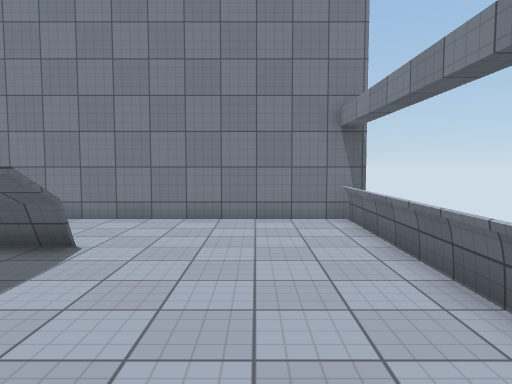
View 1 (above)

16 first-person views from a walk through a 3-D level made in the Unity game engine. The camera is 1.5 m above the floor, tilts 4° down and sees 70° across. The floor is counted in squares, 1 m on a side. Each view is taken from the middle of a square. On the plan, view 1 faces up. The plan holds only what a view shows up to about 16 squares ahead; the rest is blank. The place goes on beyond the plan. Some animated figures are left out. Surface patterns are stand-ins for the level's own textures.

View 2
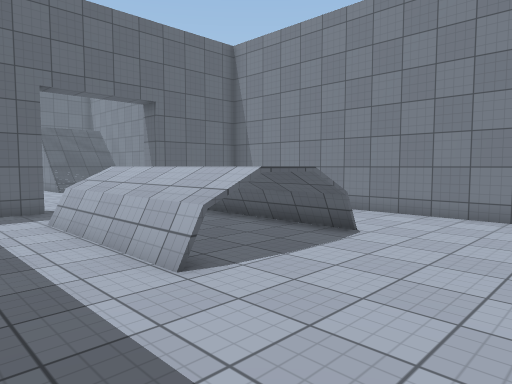

View 3
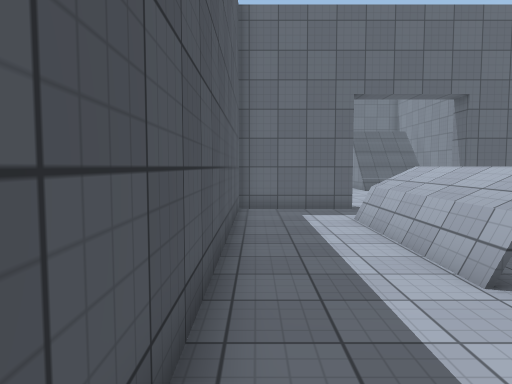

View 4
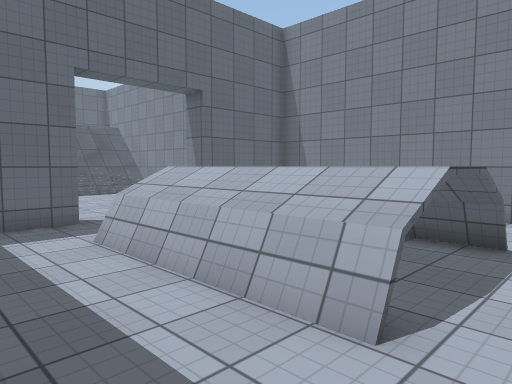

View 5
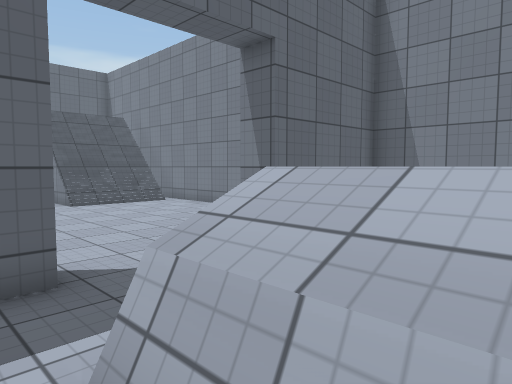

View 6
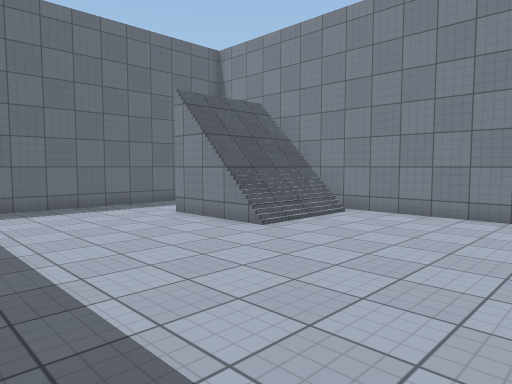

View 7
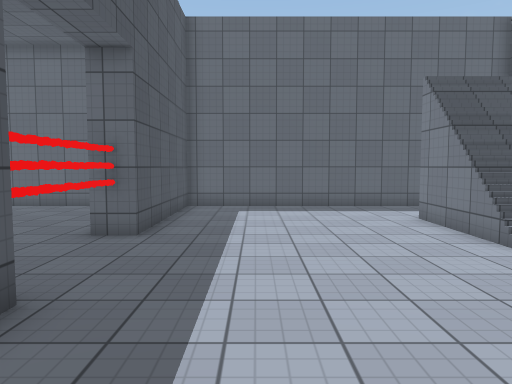

View 8
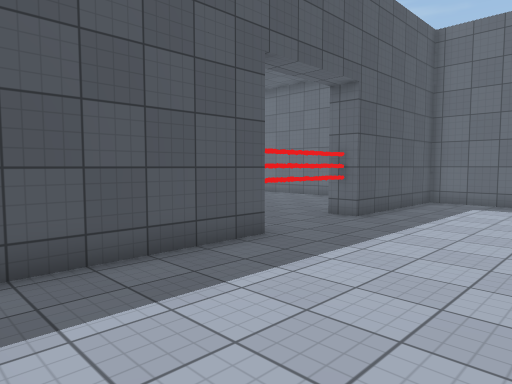

View 9
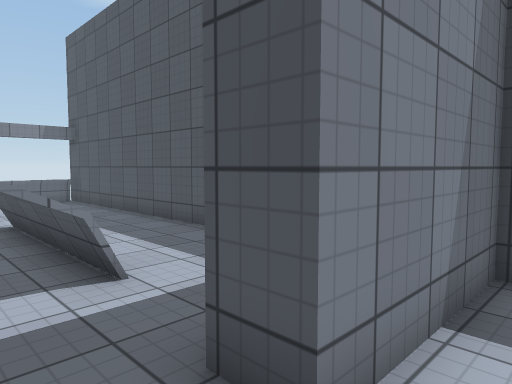

View 10
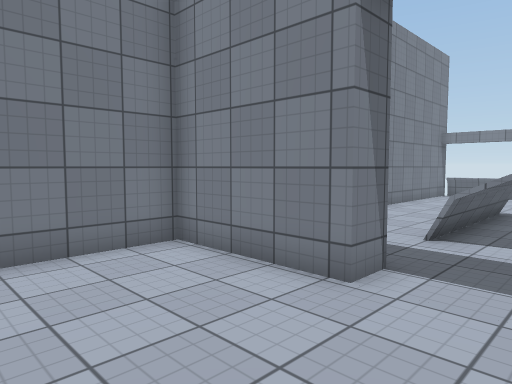

View 11
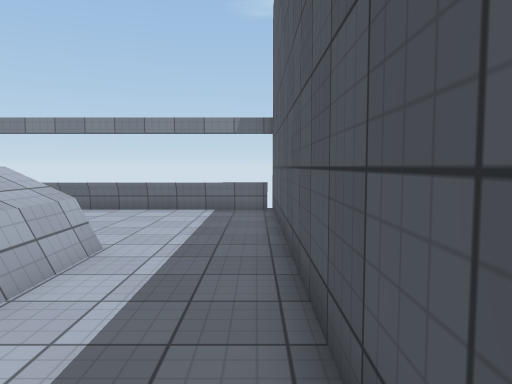

View 12
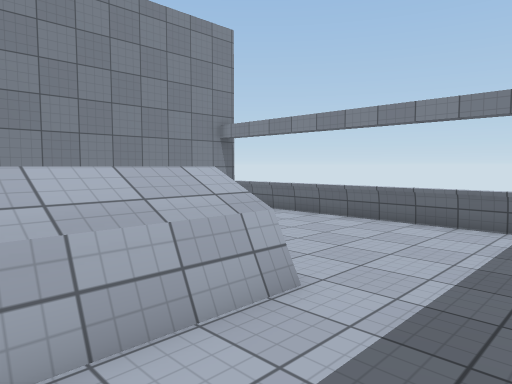

View 13
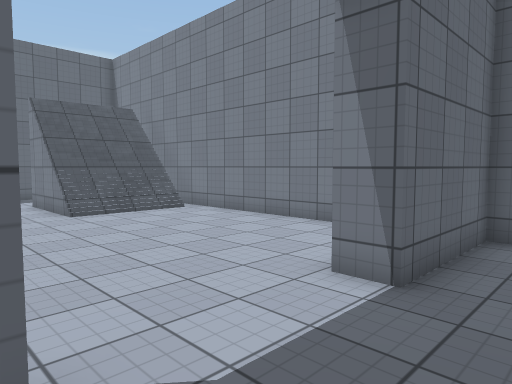

View 14
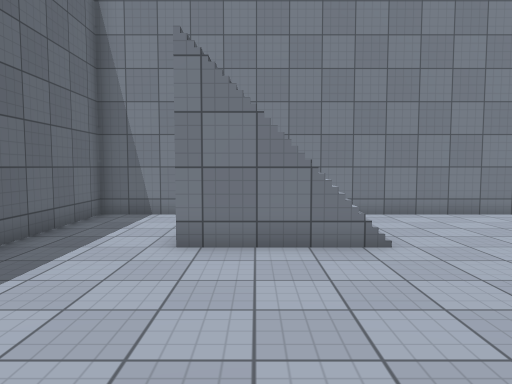

View 15
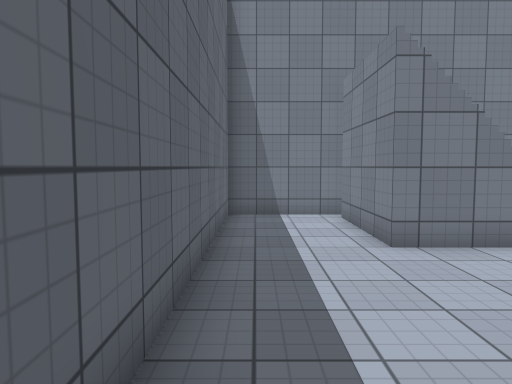

View 16
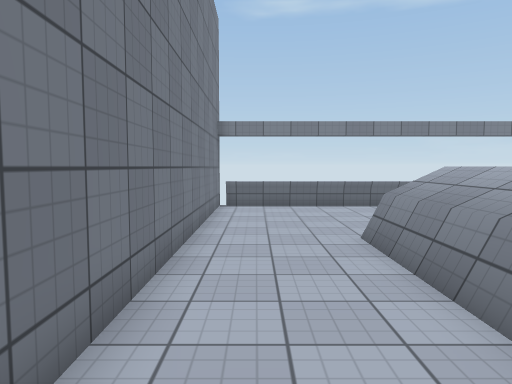

### Floor plan
Key: @ floor where view 1 was taken; # wall or solid block; x gap in a wall; . floor; / step, stairs or slope; = window, fence, low wall or low ledge; ^ raised ledge; T thing the floor can be seen under or through.
Columns run from 29 left of view 1 to 3 right of it. Each row starts with its distance up from view 1.
 11 #################################
 10 #...####........##. ............x
  9 #...////........##. ............=
  8 #...////........##. ............=
  7 #...////........##..======......=
  6 #...////............^^^^^^......=
  5 #...................^  ^^^......=
  4 #...................^^^^^^......=
  3 #...................^^^^^^......=
  2 #...............##..^^^^^^......=
  1 #...............##..............=
  0 #...............##...........@..=
 -1 #...............##..............=
 -2 #######TTTT######################
 -3       #...

Where each view was taken, in squares from view 1:
view 1: 0 up, 0 right, facing up
view 2: 1 down, 1 right, facing up-left
view 3: 1 down, 1 right, facing left
view 4: 1 down, 2 left, facing up-left
view 5: 1 up, 7 left, facing up-left
view 6: 1 down, 15 left, facing up-left
view 7: 1 up, 15 left, facing left
view 8: 4 up, 13 left, facing down-left
view 9: 4 up, 14 left, facing down-right
view 10: 4 up, 17 left, facing up-right
view 11: 1 down, 10 left, facing right
view 12: 1 down, 7 left, facing up-right
view 13: 2 up, 10 left, facing up-left
view 14: 1 down, 24 left, facing up
view 15: 1 down, 28 left, facing up
view 16: 9 up, 11 left, facing right
